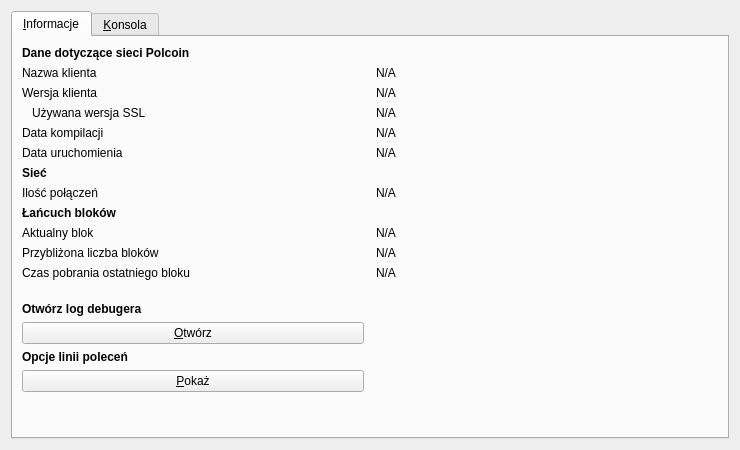
<?xml version="1.0" encoding="UTF-8"?>
<ui version="4.0">
 <class>RPCConsole</class>
 <widget class="QDialog" name="RPCConsole">
  <property name="geometry">
   <rect>
    <x>0</x>
    <y>0</y>
    <width>740</width>
    <height>450</height>
   </rect>
  </property>
  <property name="windowTitle">
   <string>Polcoin - okno debugera</string>
  </property>
  <layout class="QVBoxLayout" name="verticalLayout_2">
   <item>
    <widget class="QTabWidget" name="tabWidget">
     <property name="currentIndex">
      <number>0</number>
     </property>
     <widget class="QWidget" name="tab_info">
      <attribute name="title">
       <string>&amp;Informacje</string>
      </attribute>
      <layout class="QGridLayout" name="gridLayout" columnstretch="0,0">
       <property name="horizontalSpacing">
        <number>12</number>
       </property>
       <item row="0" column="0">
        <widget class="QLabel" name="label_9">
         <property name="font">
          <font>
           <weight>75</weight>
           <bold>true</bold>
          </font>
         </property>
         <property name="text">
          <string>Dane dotyczące sieci Polcoin</string>
         </property>
        </widget>
       </item>
       <item row="1" column="0">
        <widget class="QLabel" name="label_5">
         <property name="text">
          <string>Nazwa klienta</string>
         </property>
        </widget>
       </item>
       <item row="1" column="1">
        <widget class="QLabel" name="clientName">
         <property name="cursor">
          <cursorShape>IBeamCursor</cursorShape>
         </property>
         <property name="text">
          <string>N/A</string>
         </property>
         <property name="textFormat">
          <enum>Qt::PlainText</enum>
         </property>
         <property name="textInteractionFlags">
          <set>Qt::LinksAccessibleByMouse|Qt::TextSelectableByKeyboard|Qt::TextSelectableByMouse</set>
         </property>
        </widget>
       </item>
       <item row="2" column="0">
        <widget class="QLabel" name="label_6">
         <property name="text">
          <string>Wersja klienta</string>
         </property>
        </widget>
       </item>
       <item row="2" column="1">
        <widget class="QLabel" name="clientVersion">
         <property name="cursor">
          <cursorShape>IBeamCursor</cursorShape>
         </property>
         <property name="text">
          <string>N/A</string>
         </property>
         <property name="textFormat">
          <enum>Qt::PlainText</enum>
         </property>
         <property name="textInteractionFlags">
          <set>Qt::LinksAccessibleByMouse|Qt::TextSelectableByKeyboard|Qt::TextSelectableByMouse</set>
         </property>
        </widget>
       </item>
       <item row="3" column="0">
        <widget class="QLabel" name="label_14">
         <property name="text">
          <string>Używana wersja SSL</string>
         </property>
         <property name="indent">
          <number>10</number>
         </property>
        </widget>
       </item>
       <item row="3" column="1">
        <widget class="QLabel" name="openSSLVersion">
         <property name="cursor">
          <cursorShape>IBeamCursor</cursorShape>
         </property>
         <property name="text">
          <string>N/A</string>
         </property>
         <property name="textFormat">
          <enum>Qt::PlainText</enum>
         </property>
         <property name="textInteractionFlags">
          <set>Qt::LinksAccessibleByMouse|Qt::TextSelectableByKeyboard|Qt::TextSelectableByMouse</set>
         </property>
        </widget>
       </item>
       <item row="4" column="0">
        <widget class="QLabel" name="label_12">
         <property name="text">
          <string>Data kompilacji</string>
         </property>
        </widget>
       </item>
       <item row="4" column="1">
        <widget class="QLabel" name="buildDate">
         <property name="cursor">
          <cursorShape>IBeamCursor</cursorShape>
         </property>
         <property name="text">
          <string>N/A</string>
         </property>
         <property name="textFormat">
          <enum>Qt::PlainText</enum>
         </property>
         <property name="textInteractionFlags">
          <set>Qt::LinksAccessibleByMouse|Qt::TextSelectableByKeyboard|Qt::TextSelectableByMouse</set>
         </property>
        </widget>
       </item>
       <item row="5" column="0">
        <widget class="QLabel" name="label_13">
         <property name="text">
          <string>Data uruchomienia</string>
         </property>
        </widget>
       </item>
       <item row="5" column="1">
        <widget class="QLabel" name="startupTime">
         <property name="cursor">
          <cursorShape>IBeamCursor</cursorShape>
         </property>
         <property name="text">
          <string>N/A</string>
         </property>
         <property name="textFormat">
          <enum>Qt::PlainText</enum>
         </property>
         <property name="textInteractionFlags">
          <set>Qt::LinksAccessibleByMouse|Qt::TextSelectableByKeyboard|Qt::TextSelectableByMouse</set>
         </property>
        </widget>
       </item>
       <item row="6" column="0">
        <widget class="QLabel" name="label_11">
         <property name="font">
          <font>
           <weight>75</weight>
           <bold>true</bold>
          </font>
         </property>
         <property name="text">
          <string>Sieć</string>
         </property>
        </widget>
       </item>
       <item row="7" column="0">
        <widget class="QLabel" name="label_7">
         <property name="text">
          <string>Ilość połączeń</string>
         </property>
        </widget>
       </item>
       <item row="7" column="1">
        <widget class="QLabel" name="numberOfConnections">
         <property name="cursor">
          <cursorShape>IBeamCursor</cursorShape>
         </property>
         <property name="text">
          <string>N/A</string>
         </property>
         <property name="textFormat">
          <enum>Qt::PlainText</enum>
         </property>
         <property name="textInteractionFlags">
          <set>Qt::LinksAccessibleByMouse|Qt::TextSelectableByKeyboard|Qt::TextSelectableByMouse</set>
         </property>
        </widget>
       </item>
       <item row="9" column="0">
        <widget class="QLabel" name="label_3">
         <property name="text">
          <string>Aktualny blok</string>
         </property>
        </widget>
       </item>
       <item row="8" column="0">
        <widget class="QLabel" name="label_10">
         <property name="font">
          <font>
           <weight>75</weight>
           <bold>true</bold>
          </font>
         </property>
         <property name="text">
          <string>Łańcuch bloków</string>
         </property>
        </widget>
       </item>
       <item row="9" column="1">
        <widget class="QLabel" name="numberOfBlocks">
         <property name="cursor">
          <cursorShape>IBeamCursor</cursorShape>
         </property>
         <property name="text">
          <string>N/A</string>
         </property>
         <property name="textFormat">
          <enum>Qt::PlainText</enum>
         </property>
         <property name="textInteractionFlags">
          <set>Qt::LinksAccessibleByMouse|Qt::TextSelectableByKeyboard|Qt::TextSelectableByMouse</set>
         </property>
        </widget>
       </item>
       <item row="11" column="0">
        <widget class="QLabel" name="label_2">
         <property name="text">
          <string>Czas pobrania ostatniego bloku</string>
         </property>
        </widget>
       </item>
       <item row="10" column="0">
        <widget class="QLabel" name="label_4">
         <property name="text">
          <string>Przybliżona liczba bloków</string>
         </property>
        </widget>
       </item>
       <item row="10" column="1">
        <widget class="QLabel" name="totalBlocks">
         <property name="cursor">
          <cursorShape>IBeamCursor</cursorShape>
         </property>
         <property name="text">
          <string>N/A</string>
         </property>
         <property name="textFormat">
          <enum>Qt::PlainText</enum>
         </property>
         <property name="textInteractionFlags">
          <set>Qt::LinksAccessibleByMouse|Qt::TextSelectableByKeyboard|Qt::TextSelectableByMouse</set>
         </property>
        </widget>
       </item>
       <item row="11" column="1">
        <widget class="QLabel" name="lastBlockTime">
         <property name="cursor">
          <cursorShape>IBeamCursor</cursorShape>
         </property>
         <property name="text">
          <string>N/A</string>
         </property>
         <property name="textFormat">
          <enum>Qt::PlainText</enum>
         </property>
         <property name="textInteractionFlags">
          <set>Qt::LinksAccessibleByMouse|Qt::TextSelectableByKeyboard|Qt::TextSelectableByMouse</set>
         </property>
        </widget>
       </item>
       <item row="12" column="0">
        <spacer name="verticalSpacer_2">
         <property name="orientation">
          <enum>Qt::Vertical</enum>
         </property>
         <property name="sizeHint" stdset="0">
          <size>
           <width>20</width>
           <height>20</height>
          </size>
         </property>
        </spacer>
       </item>
       <item row="13" column="0">
        <widget class="QLabel" name="labelDebugLogfile">
         <property name="font">
          <font>
           <weight>75</weight>
           <bold>true</bold>
          </font>
         </property>
         <property name="text">
          <string>Otwórz log debugera</string>
         </property>
        </widget>
       </item>
       <item row="16" column="0">
        <widget class="QPushButton" name="showCLOptionsButton">
         <property name="toolTip">
          <string>Show the Polcoin-Qt help message to get a list with possible Bitcoin command-line options.</string>
         </property>
         <property name="text">
          <string>&amp;Pokaż</string>
         </property>
         <property name="autoDefault">
          <bool>false</bool>
         </property>
        </widget>
       </item>
       <item row="14" column="0">
        <widget class="QPushButton" name="openDebugLogfileButton">
         <property name="toolTip">
          <string>Open the Bitcoin debug log file from the current data directory. This can take a few seconds for large log files.</string>
         </property>
         <property name="text">
          <string>&amp;Otwórz</string>
         </property>
         <property name="autoDefault">
          <bool>false</bool>
         </property>
        </widget>
       </item>
       <item row="15" column="0">
        <widget class="QLabel" name="labelCLOptions">
         <property name="font">
          <font>
           <weight>75</weight>
           <bold>true</bold>
          </font>
         </property>
         <property name="text">
          <string>Opcje linii poleceń</string>
         </property>
        </widget>
       </item>
       <item row="17" column="0">
        <spacer name="verticalSpacer">
         <property name="orientation">
          <enum>Qt::Vertical</enum>
         </property>
         <property name="sizeHint" stdset="0">
          <size>
           <width>20</width>
           <height>40</height>
          </size>
         </property>
        </spacer>
       </item>
      </layout>
     </widget>
     <widget class="QWidget" name="tab_console">
      <attribute name="title">
       <string>&amp;Konsola</string>
      </attribute>
      <layout class="QVBoxLayout" name="verticalLayout_3">
       <property name="spacing">
        <number>3</number>
       </property>
       <item>
        <widget class="QTextEdit" name="messagesWidget">
         <property name="minimumSize">
          <size>
           <width>0</width>
           <height>100</height>
          </size>
         </property>
         <property name="readOnly">
          <bool>true</bool>
         </property>
         <property name="tabKeyNavigation" stdset="0">
          <bool>false</bool>
         </property>
         <property name="columnCount" stdset="0">
          <number>2</number>
         </property>
        </widget>
       </item>
       <item>
        <layout class="QHBoxLayout" name="horizontalLayout">
         <property name="spacing">
          <number>3</number>
         </property>
         <item>
          <widget class="QLabel" name="label">
           <property name="text">
            <string notr="true">&gt;</string>
           </property>
          </widget>
         </item>
         <item>
          <widget class="QLineEdit" name="lineEdit"/>
         </item>
         <item>
          <widget class="QPushButton" name="clearButton">
           <property name="maximumSize">
            <size>
             <width>24</width>
             <height>24</height>
            </size>
           </property>
           <property name="toolTip">
            <string>Clear console</string>
           </property>
           <property name="text">
            <string/>
           </property>
           <property name="icon">
            <iconset resource="../bitcoin.qrc">
             <normaloff>:/icons/remove</normaloff>:/icons/remove</iconset>
           </property>
           <property name="shortcut">
            <string notr="true">Ctrl+L</string>
           </property>
           <property name="autoDefault">
            <bool>false</bool>
           </property>
          </widget>
         </item>
        </layout>
       </item>
      </layout>
     </widget>
    </widget>
   </item>
  </layout>
 </widget>
 <resources>
  <include location="../bitcoin.qrc"/>
 </resources>
 <connections/>
</ui>
